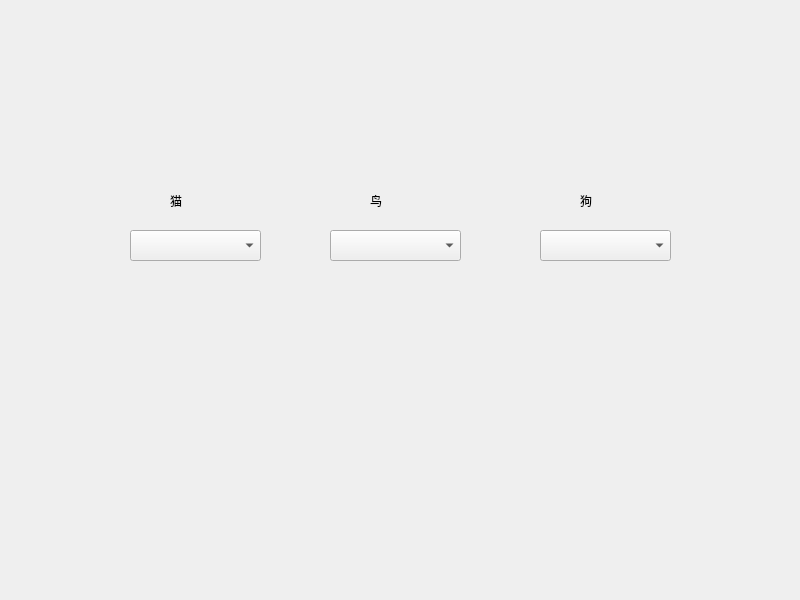
<?xml version="1.0" encoding="UTF-8"?>
<ui version="4.0">
 <class>Widget</class>
 <widget class="QWidget" name="Widget">
  <property name="geometry">
   <rect>
    <x>0</x>
    <y>0</y>
    <width>800</width>
    <height>600</height>
   </rect>
  </property>
  <property name="windowTitle">
   <string>Widget</string>
  </property>
  <widget class="QComboBox" name="comboBox">
   <property name="geometry">
    <rect>
     <x>130</x>
     <y>230</y>
     <width>131</width>
     <height>31</height>
    </rect>
   </property>
  </widget>
  <widget class="QComboBox" name="comboBox_2">
   <property name="geometry">
    <rect>
     <x>330</x>
     <y>230</y>
     <width>131</width>
     <height>31</height>
    </rect>
   </property>
  </widget>
  <widget class="QComboBox" name="comboBox_3">
   <property name="geometry">
    <rect>
     <x>540</x>
     <y>230</y>
     <width>131</width>
     <height>31</height>
    </rect>
   </property>
  </widget>
  <widget class="QLabel" name="label">
   <property name="geometry">
    <rect>
     <x>170</x>
     <y>190</y>
     <width>61</width>
     <height>21</height>
    </rect>
   </property>
   <property name="text">
    <string>猫</string>
   </property>
  </widget>
  <widget class="QLabel" name="label_2">
   <property name="geometry">
    <rect>
     <x>370</x>
     <y>190</y>
     <width>61</width>
     <height>21</height>
    </rect>
   </property>
   <property name="text">
    <string>鸟</string>
   </property>
  </widget>
  <widget class="QLabel" name="label_3">
   <property name="geometry">
    <rect>
     <x>580</x>
     <y>190</y>
     <width>61</width>
     <height>21</height>
    </rect>
   </property>
   <property name="text">
    <string>狗</string>
   </property>
  </widget>
 </widget>
 <resources/>
 <connections/>
</ui>
